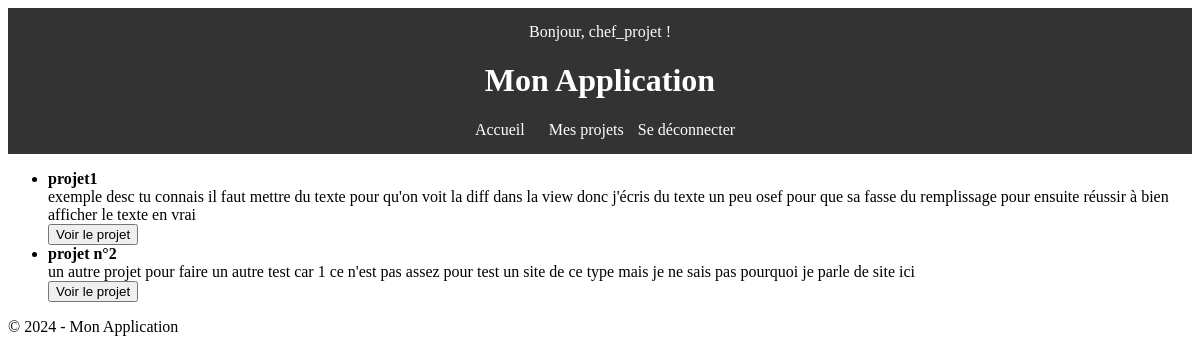
The app's page /projets/ (signed in) with its own data.
### Prototype/models.py (models this page shows, shortened)
class Projet(models.Model):
    id = models.AutoField(primary_key=True)
    nom = models.CharField(max_length=100)
    description = models.TextField()
    date_debut = models.DateField()
    date_fin = models.DateField()
    membres = models.ManyToManyField(User, related_name='projets')

### Prototype/views.py (the view)
# urls.py: path('projets/', views.liste_projets, name='liste_projets'),
@login_required
def liste_projets(request):
    projets = Projet.objects.all()
    taches = Projet.objects.all()
    return render(request, 'gestion_projets/liste_projets.html', {'projets': projets, 'tache': taches})

### templates/gestion_projets/liste_projets.html (shortened to what this page needs)
{% extends "base.html" %}
{% block content %}
<ul>
    {% for projet in projets %}
    <li>
        <strong>{{ projet.nom }}</strong><br>
        {{ projet.description }}<br>
        <a href="{% url 'detail_projet' projet.id %}">
            <button>Voir le projet</button>
        </a>
    </li>
    {% endfor %}
</ul>
{% endblock %}

### templates/base.html (shortened to what this page needs)
<!DOCTYPE html>
<html lang="en">
<head>
</head>
<body>
    <header>
        {% if user.is_authenticated %}
           Bonjour, {{ user.username }} !
        {% else %}
            <a href="{% url 'login' %}">Se connecter</a>
        {% endif %}
        <h1>Mon Application</h1>
        <nav>
            <a href="/">Accueil</a>
            <a href="{% url 'mes_projets' user.id %}">Mes projets</a>
            {% if user.is_authenticated %}
                <form method="post" action="{% url 'logout' %}" style="display: inline;">
                    <button type="submit" style="background: none; border: none; color: inherit; cursor: pointer; padding: 0; font: inherit;">Se déconnecter</button>
                </form>
            {% endif %}
        </nav>
    </header>
    <main>
        {% block content %}{% endblock %}
    </main>
    <footer>
        <p>&copy; 2024 - Mon Application</p>
    </footer>
</body>
</html>

### templates/base.html (style rules this page uses)
header { background: #333; color: white; padding: 15px; text-align: center; }
nav { margin-top: 10px; }
nav a { color: white; margin: 0 10px; text-decoration: none; }

### records on screen
Projet: nom "projet1", description "exemple desc tu connais il faut mettre du texte pour qu'on voit la diff dans la view donc j'écris du texte un peu osef pour que sa fasse du remplissage pour ensuite réussir à bien afficher le texte en vrai"
Projet: nom "projet n°2", description "un autre projet pour faire un autre test car 1 ce n'est pas assez pour test un site de ce type mais je ne sais pas pourquoi je parle de site ici"

### other values on screen
{{ user.username }} "chef_projet"
